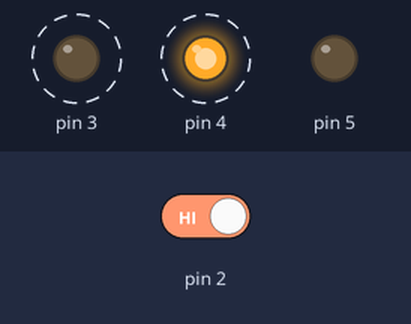
This sketch was run on a simulated Arduino Uno, built with avr-gcc and run on an emulated ATmega328P. On the bench: output pins drawn as LEDs (lit = HIGH). Dashed ring = blinking. The test bench sets the inputs (shaded band); at power-on: pin 2 HIGH.

Above: at 2.8 s.
2.9 s: pin 2 driven LOW
At 3.3 s:
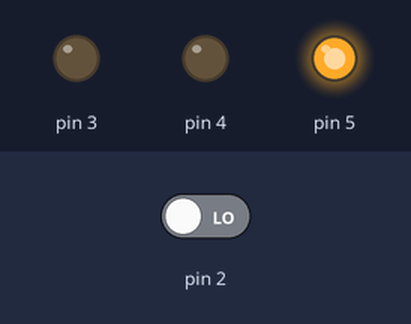
4.5 s: pin 2 driven HIGH
At 4.9 s:
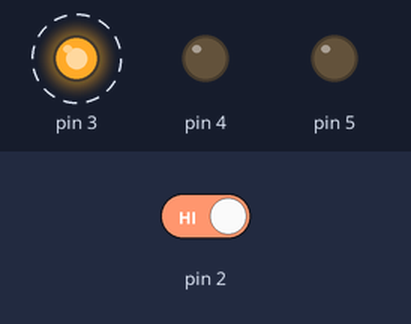
Timing chart, 0 to 14.5 s (numbered marks = the images above; inputs shaded):
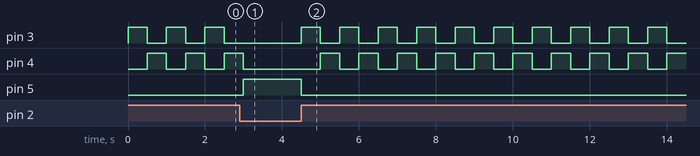

Measured:
- after the input at 2.9 s, pin 3: stays LOW (without the input it goes to HIGH after 0.10 s); pin 4: goes on until 3.0 s, then stays LOW; pin 5: LOW → HIGH after 0.10 s
- after the input at 4.5 s, pin 3: alternates HIGH for 0.50 s and LOW for 0.50 s, starting at once; pin 4: alternates HIGH for 0.50 s and LOW for 0.50 s, starting after 0.50 s; pin 5: HIGH → LOW at once
- by itself, pin 3, pin 4: alternates HIGH for 0.50 s and LOW for 0.50 s

The sketch:

spaceship_interface.ino
```cpp
// the code below is for a program which controls the behaviour of LEDs based on a switch (mimicking a control panel!)

int switchState = 0;

void setup(){

  // the pinMode() function configures the digital pins to be either inputs or outputs

  pinMode(3, OUTPUT);
  pinMode(4, OUTPUT);
  pinMode(5, OUTPUT);
  pinMode(2, INPUT);

}

// loop() is where to check for voltage on the inputs

void loop(){

  // the digitalRead() function checks a chosen pin for voltage, it stores the state of the pin in the switchState variable

  switchState = digitalRead(2);

  if (switchState == LOW){

    // the button is not pressed

    digitalWrite(3, LOW); // green LED
    digitalWrite(4, LOW); // yellow LED
    digitalWrite(5, HIGH); // red LED

  }

  else {

    // the button is pressed

    digitalWrite(3, HIGH);
    digitalWrite(4, LOW);
    digitalWrite(5, LOW);

    delay(500); // wait for 0.5 sec

    // toggle the LEDs

    digitalWrite(3, LOW);
    digitalWrite(4, HIGH);
    delay(500);

  }
} // go back to the beginning of the loop
```
